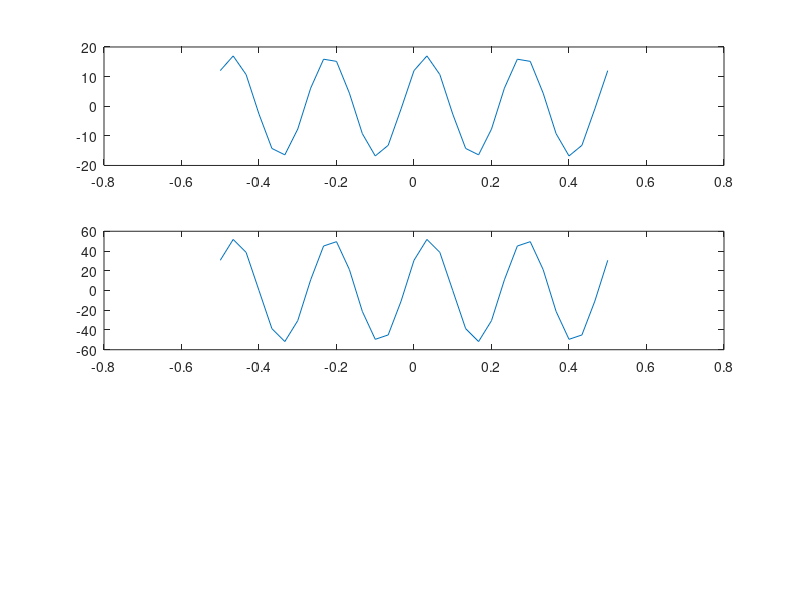

This figure's MATLAB source:
A=1;
B=7;
C=3;
D=4;
E=4;
F=6;
G=5;
H=2;
A1=17;
A2= 52;
j1=0.785;
j2=0.942;
t=-0.5:1/30:0.5;
x1= A1*cos(2*pi*3446*t+j1);
x2= A2*cos(2*pi*3446*t+j2);
plot(t,x1)
plot(t,x2)
subplot(3,1,1),plot(t,x1)
subplot(3,1,2),plot(t,x2)




